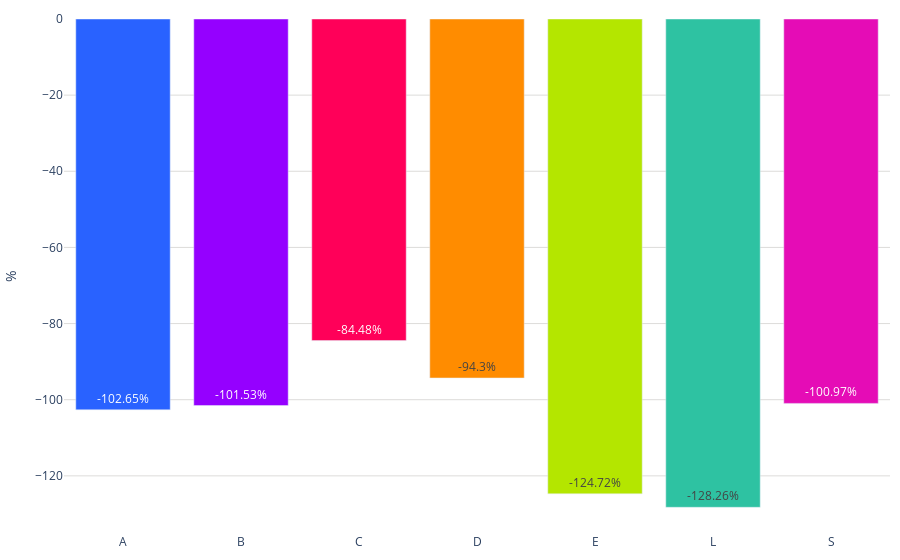

Notebook code for this chart:
### Markdown cell above
## Gráfica

### Code cell
colores = ['#2962ff', '#9500ff', '#ff0059', '#ff8c00', '#b4e600', '#2EC2A2','#E50CB6']

fig = go.Figure()
fig.add_trace(go.Bar(
    x=suma_por_letra_segmento['letra_segmento'],
    y=suma_por_letra_segmento['cambio_porcentual'],
    base=0,
    marker_color=[colores[i % len(colores)] for i in range(len(suma_por_letra_segmento))],  # Usar los colores definidos
    text=suma_por_letra_segmento['cambio_porcentual'],  # Usar los porcentajes como texto
    textposition='inside',  # Mostrar el texto dentro de las barras
    texttemplate='%{text}%',  # Formato del texto
    hoverinfo='none',  # No mostrar información al pasar el cursor
))
fig.update_layout(
    #title='Variación Trimestral de % (2022-2023)',
    #xaxis_title='Segmentos',
    yaxis_title='%',
    yaxis=dict(gridcolor='#dddcda'),
    plot_bgcolor='rgba(0,0,0,0)',margin=dict(l=10, r=10, t=10, b=10),  # Ajusta los márgenes (left, right, top, bottom)        
)
# Exportar gráfica como archivo HTML
def guardar_grafico_como_html(fig, nombre_archivo, carpeta='assets/graficas'):
    # Crear la carpeta si no existe
    if not os.path.exists(carpeta):
        os.makedirs(carpeta)
    
    # Gráfica como archivo HTML en la carpeta especificada
    pio.write_html(fig, f'{carpeta}/{nombre_archivo}.html')

# Exportar
guardar_grafico_como_html(fig, 'g_bar_precio_segmento_tendencia', carpeta='assets/graficas')
fig.show()

### Figure 1 — Plotly figure (JSON) as saved in the notebook; plotly's stock layout.template omitted (floating-point values rounded to 4 significant figures)
{"data": [{"base": 0, "hoverinfo": "none", "marker": {"color": ["#2962ff", "#9500ff", "#ff0059", "#ff8c00", "#b4e600", "#2EC2A2", "#E50CB6"]}, "text": [-102.7, -101.5, -84.48, -94.3, -124.7, -128.3, -101.0], "textposition": "inside", "texttemplate": "%{text}%", "type": "bar", "x": ["A", "B", "C", "D", "E", "L", "S"], "y": [-102.7, -101.5, -84.48, -94.3, -124.7, -128.3, -101.0]}], "layout": {"margin": {"b": 10, "l": 10, "r": 10, "t": 10}, "plot_bgcolor": "rgba(0,0,0,0)", "yaxis": {"gridcolor": "#dddcda", "title": {"text": "%"}}}}
